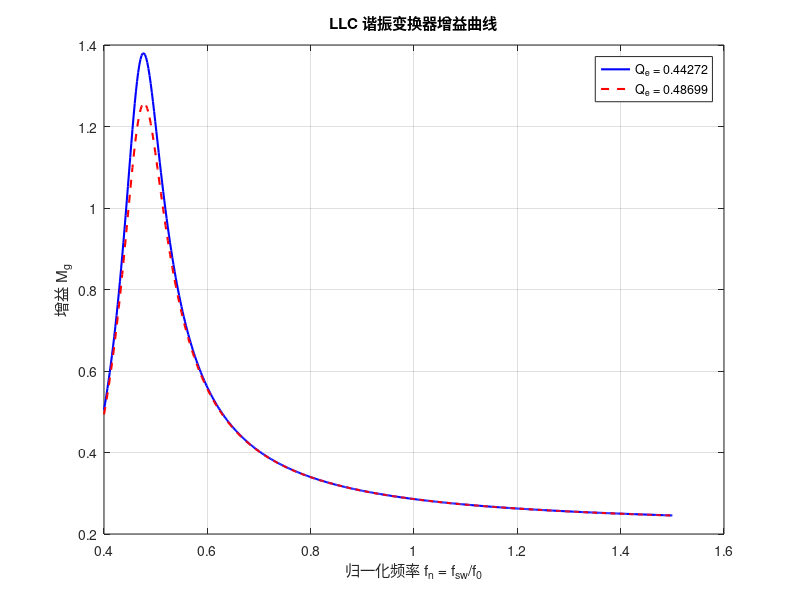

This chart was generated by the following MATLAB code: (Note: this script raises an error after producing the figure.)
%% LLC 谐振半桥转换器自动设计
clear; clc;

%% 1. 输入规格
spec.Vin_min = 375;     % 最小输入电压 (V)
spec.Vin_nom = 390;     % 标称输入电压 (V)
spec.Vin_max = 405;     % 最大输入电压 (V)
spec.Vo = 12;           % 额定输出电压 (V)
spec.Io = 25;           % 额定输出电流 (A)
spec.Po = spec.Vo * spec.Io;  % 额定输出功率 (W)
spec.eff = 0.92;        % 假设效率 (≥90%)
spec.VF = 0.7;          % 次级二极管正向压降 (V)
spec.Vloss = (spec.Po/spec.eff)*(1-spec.eff)/25;      % 功率损耗引起的等效压降 (V)
spec.reg = 0.01;        % 线路/负载调节率 ±1%
spec.overload = 1.10;   % 过载能力 110%
spec.f0_initial = 100e3; % 初始串联谐振频率 (Hz)
spec.Ln = 3.5;          % 电感比 Lm/Lr
spec.Qe = 0.45;         % 满载品质因数
spec.Cds = 870e-12;     % MOSFET 输出电容 (F)
spec.Vo_ripple_pp = 0.12; % 输出峰峰值纹波 (V)

fprintf('=== LLC 谐振转换器设计 ===\n');
fprintf('输入电压范围: %.0f - %.0f - %.0f V\n', spec.Vin_min, spec.Vin_nom, spec.Vin_max);
fprintf('输出电压: %.1f V\n', spec.Vo);
fprintf('输出电流: %.1f A\n', spec.Io);
fprintf('输出功率: %.1f W\n', spec.Po);
fprintf('目标效率: %.0f%%\n', spec.eff*100);
fprintf('过载能力: %.0f%%\n', spec.overload*100);
fprintf('\n');

%% 2. 计算变压器匝比 n
n = (spec.Vin_nom/2) / spec.Vo;
n = round(n);  % 取整
fprintf('1. 变压器匝比 n = %.2f → 取整为 %d\n', (spec.Vin_nom/2)/spec.Vo, n);

%% 3. 计算最小和最大增益 Mg_min, Mg_max
% 输出电压考虑调节率后的范围
Vo_min = spec.Vo * (1 - spec.reg);
Vo_max = spec.Vo * (1 + spec.reg);

% Mg_min (对应最大输入电压)
Mg_min = (n * (Vo_min + spec.VF)) / (spec.Vin_max/2);
% Mg_max (对应最小输入电压，考虑损耗，再乘过载系数)
Mg_max_base = (n * (Vo_max + spec.VF + spec.Vloss)) / (spec.Vin_min/2);
Mg_max = Mg_max_base * spec.overload;

fprintf('2. Mg_min = %.3f, Mg_max = %.3f (过载后)\n', Mg_min, Mg_max);

%% 4. 选择 Ln 和 Qe (已给定，验证是否满足)
% 根据给定 Ln 和 Qe，查图或内插得到最大可达增益 Mg_ap
% 这里简化为经验判断：若 Ln=3.5, Qe=0.45 通常可达增益 >1.3
% 更精确可用增益公式近似或查表，本设计直接信任文档
Mg_ap = 1.56;  % 来自文档说明
if Mg_ap < Mg_max
    warning('所选 Ln 和 Qe 可能无法满足增益要求，请重新选择');
else
    fprintf('3. Ln = %.1f, Qe = %.2f, 可达增益 Mg_ap ≈ %.2f > Mg_max ✓\n', spec.Ln, spec.Qe, Mg_ap);
end

%% 5. 计算等效负载电阻 Re (满载和过载)
Re_full = (8 * n^2 / pi^2) * (spec.Vo / spec.Io);
Re_over = (8 * n^2 / pi^2) * (spec.Vo / (spec.Io * spec.overload));
fprintf('4. 等效负载电阻: 满载 Re = %.1f Ω, 过载 Re = %.1f Ω\n', Re_full, Re_over);

%% 6. 设计谐振电路参数 (Cr, Lr, Lm)
% 使用初始 f0 和满载 Re、Qe 计算 Cr
Cr = 1 / (2*pi * spec.Qe * spec.f0_initial * Re_full);
% 选择标准电容组合 
Cr_std = 36e-9;  % 实际选用值
% 根据实际 Cr 重新计算 Lr0
Lr = round(1 / ((2*pi*spec.f0_initial)^2 * Cr_std) * 1e6) / 1e6;
Lm = spec.Ln * Lr;
fprintf('5. 谐振电路参数:\n');
fprintf('   理论 Cr = %.3f nF → 选用 %.1f nF (12nF×3 )\n', Cr*1e9, Cr_std*1e9);
fprintf('   谐振电感 Lr = %.1f μH\n', Lr*1e6);
fprintf('   励磁电感 Lm = %.1f μH\n', Lm*1e6);

%% 7. 验证实际谐振频率和品质因数
f0_actual = 1 / (2*pi*sqrt(Lr*Cr_std));
Ln_actual = Lm / Lr;
Qe_full_actual = sqrt(Lr/Cr_std) / Re_full;
Qe_over_actual = sqrt(Lr/Cr_std) / Re_over;
fprintf('6. 验证:\n');
fprintf('   实际串联谐振频率 f0 = %.1f kHz\n', f0_actual/1e3);
fprintf('   实际电感比 Ln = %.2f\n', Ln_actual);
fprintf('   满载品质因数 Qe = %.3f\n', Qe_full_actual);
fprintf('   过载品质因数 Qe = %.3f\n', Qe_over_actual);

%% 8. 频率范围确定 (通过增益曲线或给定 fn_min, fn_max)
% 文档中通过曲线得到 fn_min=0.65, fn_max=1.02 (对应过载情况)
fn_min = 0.657;
fn_max = 1.02;
fsw_min = fn_min * f0_actual;
fsw_max = fn_max * f0_actual;
fprintf('   最小开关频率 fsw_min = %.1f kHz (过载)\n', fsw_min/1e3);
fprintf('   最大开关频率 fsw_max = %.1f kHz (轻载)\n', fsw_max/1e3);

%% 9. 初级侧电流计算 (过载情况)
Ioe = (pi/(2*sqrt(2))) * (spec.Io * spec.overload) / n;
% 计算磁化电流 Im (在 fsw_min 处)
omega_min = 2*pi*fsw_min;
Im = 0.901 * (n * spec.Vo) / (omega_min * Lm);  % 0.901 为方波基波系数
Ir = sqrt(Im^2 + Ioe^2);
fprintf('\n7. 初级侧电流 (过载):\n');
fprintf('   等效负载电流 Ioe = %.2f A\n', Ioe);
fprintf('   磁化电流 Im = %.2f A\n', Im);
fprintf('   谐振电流 Ir = %.2f A\n', Ir);

%% 10. 次级侧电流计算
Ioe_s = n * Ioe;
Isw = (sqrt(2) * Ioe_s) / 2;   % 每个半波绕组 RMS
Isav = (sqrt(2) * Ioe_s) / pi; % 半波平均电流
fprintf('8. 次级侧电流:\n');
fprintf('   总次级 RMS 电流 Ioe_s = %.1f A\n', Ioe_s);
fprintf('   每个中心抽头绕组 RMS 电流 Isw = %.1f A\n', Isw);
fprintf('   半波平均电流 Isav = %.1f A\n', Isav);

%% 11. 变压器规格输出
fprintf('\n9. 变压器建议规格:\n');
fprintf('   匝数比 n = %d\n', n);
fprintf('   初级电压: %.0f VAC (按最大输入折算)\n', spec.Vin_max);
fprintf('   初级额定电流: %.1f A\n', Ir);
fprintf('   次级电压: %.0f VAC (空载)\n', n*spec.Vo);
fprintf('   次级绕组电流 (中心抽头): %.1f A\n', Isw);
fprintf('   工作频率范围: %.0f - %.0f kHz\n', fsw_min/1e3, fsw_max/1e3);
fprintf('   绝缘等级: IEC60950 加强绝缘\n');

%% 12. 谐振电感规格
VLr = 2*pi*fsw_min * Lr * Ir;  % 终端交流电压 (有效值)
fprintf('\n10. 谐振电感建议:\n');
fprintf('    电感量 Lr = %.1f μH\n', Lr*1e6);
fprintf('    额定电流: %.1f A\n', Ir);
fprintf('    终端交流电压: %.1f V (建议余量至 %.0f V)\n', VLr, ceil(VLr/10)*10);
fprintf('    频率范围: %.0f - %.0f kHz\n', fsw_min/1e3, fsw_max/1e3);

%% 13. 谐振电容电压应力
VCr_ac = Ir / (omega_min * Cr_std);
VCr_rms = sqrt((spec.Vin_max/2)^2 + VCr_ac^2);
VCr_peak = spec.Vin_max/2 + sqrt(2)*VCr_ac;
fprintf('\n11. 谐振电容建议:\n');
fprintf('    电容值 Cr = %.1f nF\n', Cr_std*1e9);
fprintf('    额定电流: %.1f A\n', Ir);
fprintf('    交流电压分量: %.1f V\n', VCr_ac);
fprintf('    RMS 总电压: %.1f V\n', VCr_rms);
fprintf('    峰值电压: %.1f V\n', VCr_peak);
fprintf('    推荐使用金属化聚丙烯薄膜电容，注意高频降额\n');

%% 14. MOSFET 选择
Vds_max = spec.Vin_max;
Ids_rms = Ir;
fprintf('\n12. 初级侧 MOSFET 建议:\n');
fprintf('    漏源电压额定值: %.0f V (建议 500 V)\n', Vds_max);
fprintf('    导通电流 RMS: %.2f A\n', Ids_rms);
fprintf('    要求低 Rds(on) 和低 Cds 以实现 ZVS\n');

%% 15. ZVS 条件验证
% 最小磁化电流 (在最高开关频率处)
fsw_max_abs = fsw_max;
Im_min = 0.901 * (n * spec.Vo) / (2*pi*fsw_max_abs * Lm);
% 存储能量
E_L = 0.5 * (Lm + Lr) * (sqrt(2)*Im_min)^2;
Ceq = spec.Cds;  % 假设 Ceq = Cds
E_C = 0.5 * (2*Ceq) * spec.Vin_max^2;
if E_L >= E_C
    zvs_energy_ok = true;
else
    zvs_energy_ok = false;
end
% 所需死区时间 (基于公式 32b)
t_dead_min = 16 * Ceq * fsw_max_abs * Lm;
% 原理：换算成纳秒(ns) -> 除以100 -> 向上取整 -> 乘回100 -> 换算回秒(s)
t_dead_recommend = ceil(t_dead_min * 1e9 / 100) * 100 * 1e-9;
fprintf('\n13. ZVS 设计验证:\n');
fprintf('    最小磁化电流 (fsw_max=%.1f kHz): Im_min = %.2f A\n', fsw_max_abs/1e3, Im_min);
fprintf('    电感存储能量: %.2f μJ\n', E_L*1e6);
fprintf('    电容存储能量: %.2f μJ\n', E_C*1e6);
if zvs_energy_ok
    fprintf('    能量条件满足 (E_L ≥ E_C) ✓\n');
else
    fprintf('    能量条件不满足，需增大 Lm 或提高最小频率 ✗\n');
end
fprintf('    所需最小死区时间: %.1f ns (推荐 %.0f ns)\n', t_dead_min*1e9, t_dead_recommend*1e9);

%% 16. 整流二极管选择
Vdiode = (spec.Vin_max/2)/n * 2;
Idiode_avg = Isav;
fprintf('\n14. 输出整流二极管建议:\n');
fprintf('    反向重复峰值电压: %.1f V (建议 %.0f V)\n', Vdiode, ceil(Vdiode/5)*5);
fprintf('    平均正向电流: %.1f A\n', Idiode_avg);
fprintf('    推荐使用肖特基二极管\n');

%% 17. 输出滤波电容
Irect_peak = (pi/4) * spec.Io * 2;  % 峰值电流 = (π/4)*Io*2
Ico_rms = sqrt( (pi/(2*sqrt(2))*spec.Io)^2 - spec.Io^2 );
ESR_max = spec.Vo_ripple_pp / Irect_peak;
fprintf('\n15. 输出滤波电容建议:\n');
fprintf('    纹波电流有效值: %.1f A (100 kHz)\n', Ico_rms);
fprintf('    最大 ESR: %.2f mΩ\n', ESR_max*1e3);
fprintf('    额定电压: ≥16 V\n');
fprintf('    推荐采用多个铝固态电容并联以满足纹波电流和 ESR 要求\n');

fprintf('\n=== 设计完成 ===\n');

%% 可选：绘制增益曲线 (基于 FHA 模型)
% 使用实际 Ln, Qe 绘制归一化增益曲线
figure;
fn = linspace(0.4, 1.5, 500);
Mg_full = 1 ./ sqrt( (1 + Ln_actual - 1./fn.^2).^2 + (Qe_full_actual^2 * (fn - 1./fn).^2) );
Mg_over = 1 ./ sqrt( (1 + Ln_actual - 1./fn.^2).^2 + (Qe_over_actual^2 * (fn - 1./fn).^2) );
plot(fn, Mg_full, 'b-', 'LineWidth', 1.5); hold on;
plot(fn, Mg_over, 'r--', 'LineWidth', 1.5);
xlabel('归一化频率 f_n = f_{sw}/f_0');
ylabel('增益 M_g');
legend(['Q_e = ' num2str(Qe_full_actual)], ['Q_e = ' num2str(Qe_over_actual)]);
title('LLC 谐振变换器增益曲线');
grid on;
xline(fn_min, 'k:', 'f_{n,min}');
xline(fn_max, 'k:', 'f_{n,max}');
yline(Mg_min, 'g--', 'M_{g,min}');
yline(Mg_max, 'm--', 'M_{g,max}');
hold off;
